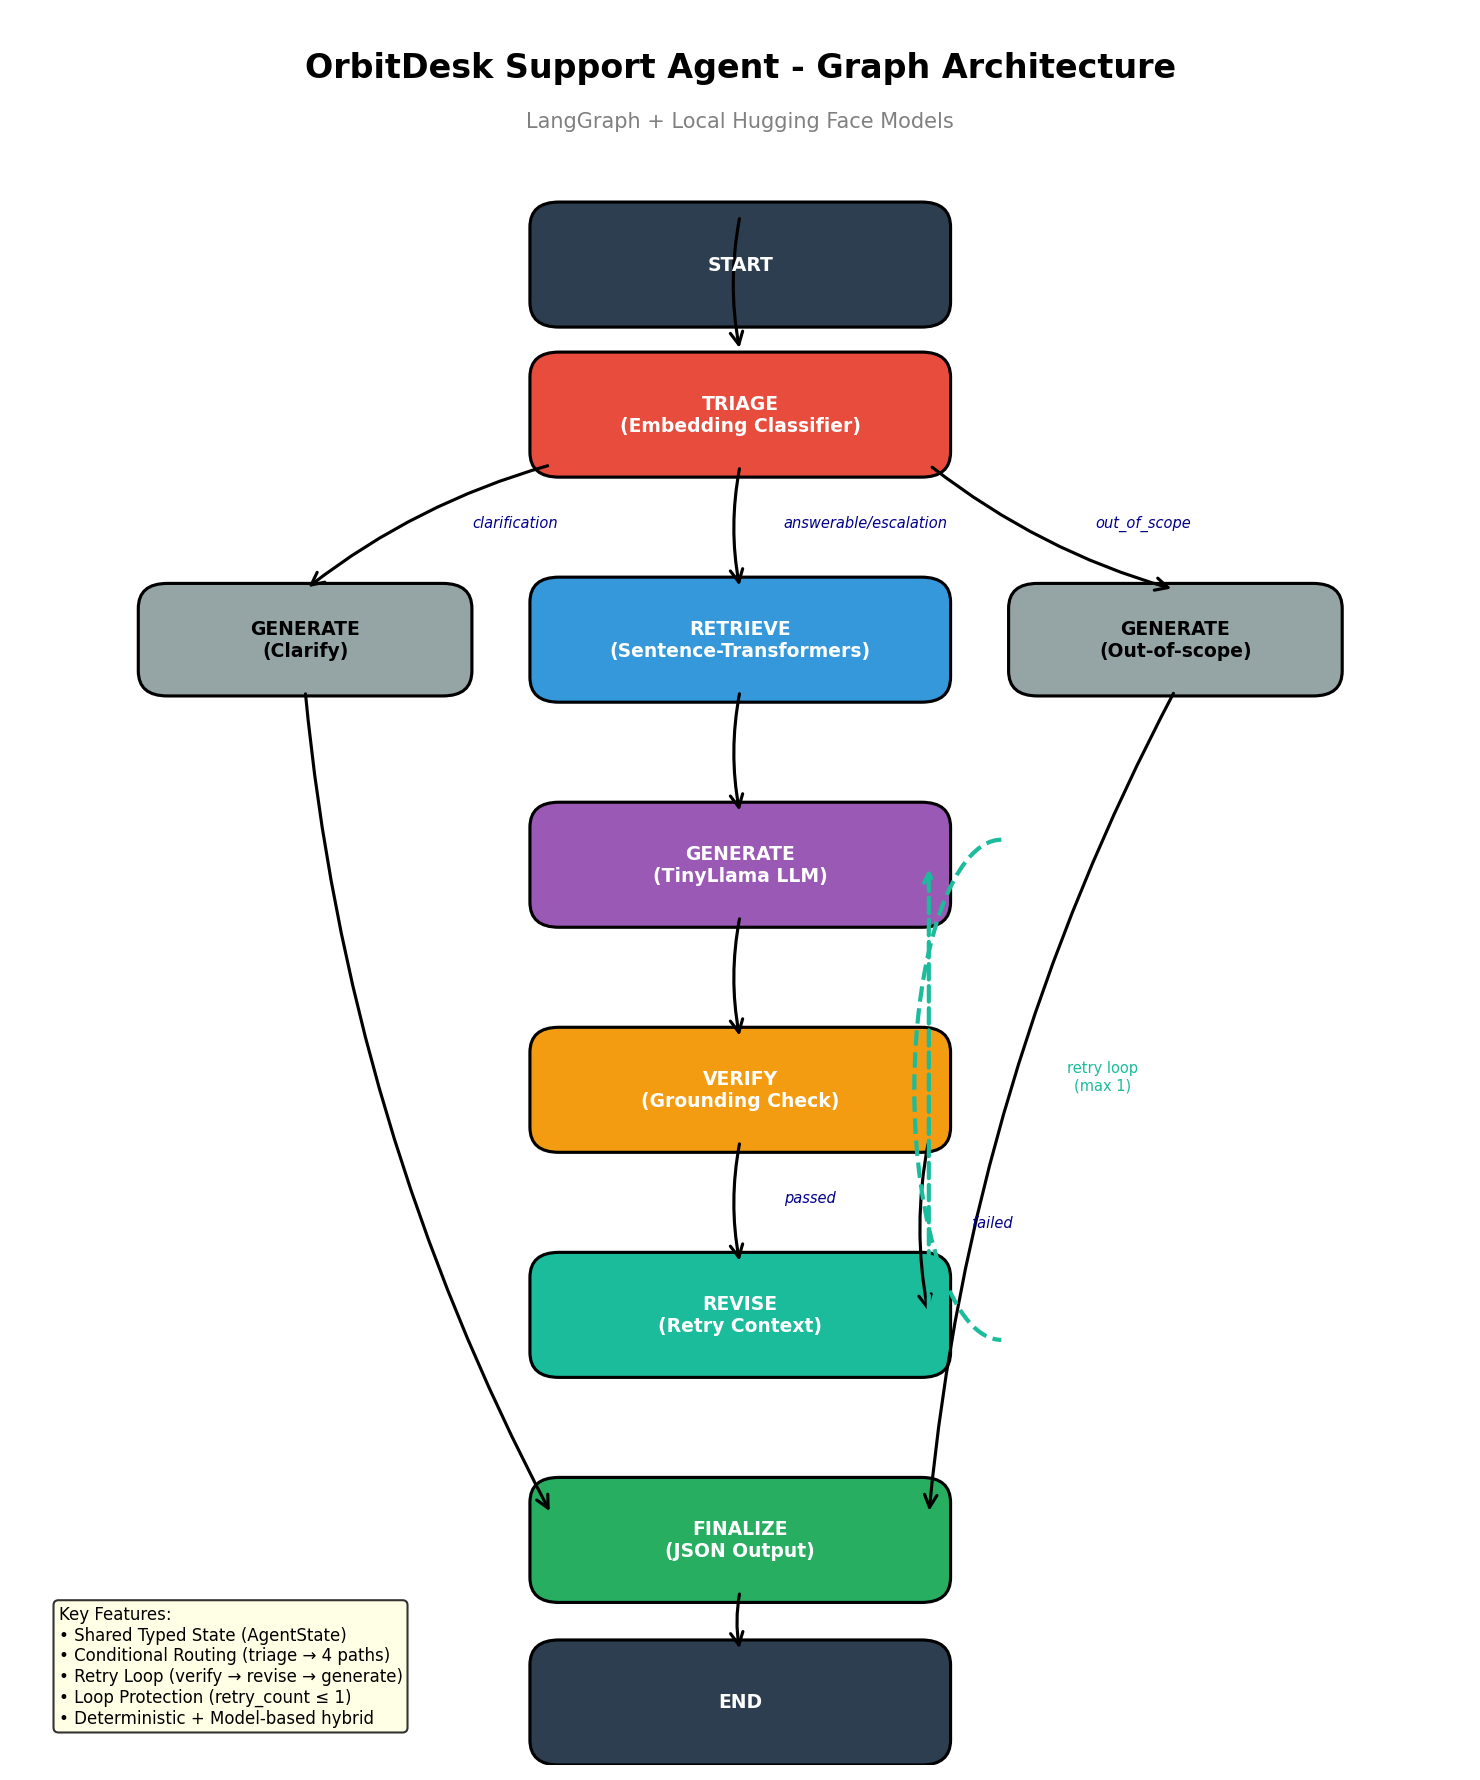

Here is the Python script that generated this plot:
"""
Generate a PNG diagram of the agent graph architecture.
Run: python graph_diagram.py
"""

import matplotlib.pyplot as plt
import matplotlib.patches as mpatches
from matplotlib.patches import FancyBboxPatch, FancyArrowPatch
import numpy as np

fig, ax = plt.subplots(1, 1, figsize=(10, 12))
ax.set_xlim(0, 10)
ax.set_ylim(0, 14)
ax.axis('off')

# Title
ax.text(5, 13.5, 'OrbitDesk Support Agent - Graph Architecture', 
        fontsize=16, fontweight='bold', ha='center')
ax.text(5, 13.1, 'LangGraph + Local Hugging Face Models', 
        fontsize=10, ha='center', color='gray')

def draw_node(ax, x, y, width, height, text, color, text_color='white'):
    box = FancyBboxPatch((x - width/2, y - height/2), width, height,
                         boxstyle="round,pad=0.05,rounding_size=0.2",
                         facecolor=color, edgecolor='black', linewidth=1.5)
    ax.add_patch(box)
    ax.text(x, y, text, ha='center', va='center', fontsize=9, 
            fontweight='bold', color=text_color, wrap=True)
    return (x, y + height/2)

def draw_arrow(ax, start, end, label=None, color='black'):
    arrow = FancyArrowPatch(start, end,
                           arrowstyle='->', mutation_scale=15,
                           color=color, linewidth=1.5,
                           connectionstyle="arc3,rad=0.1")
    ax.add_patch(arrow)
    if label:
        mid_x = (start[0] + end[0]) / 2
        mid_y = (start[1] + end[1]) / 2
        ax.text(mid_x + 0.3, mid_y, label, fontsize=7, color='darkblue', style='italic')

# Nodes (top to bottom)
nodes = [
    (5, 12.0, 'START', '#2c3e50'),
    (5, 10.8, 'TRIAGE\n(Embedding Classifier)', '#e74c3c'),
    (5, 9.0, 'RETRIEVE\n(Sentence-Transformers)', '#3498db'),
    (5, 7.2, 'GENERATE\n(TinyLlama LLM)', '#9b59b6'),
    (5, 5.4, 'VERIFY\n(Grounding Check)', '#f39c12'),
    (5, 3.6, 'REVISE\n(Retry Context)', '#1abc9c'),
    (5, 1.8, 'FINALIZE\n(JSON Output)', '#27ae60'),
    (5, 0.5, 'END', '#2c3e50'),
]

# Side nodes for conditional paths
side_nodes = [
    (2, 9.0, 'GENERATE\n(Clarify)', '#95a5a6'),
    (8, 9.0, 'GENERATE\n(Out-of-scope)', '#95a5a6'),
]

# Draw main nodes
positions = {}
for x, y, text, color in nodes:
    top = draw_node(ax, x, y, 2.8, 0.9, text, color)
    positions[text.split('\n')[0]] = (x, y)

# Draw side nodes
for x, y, text, color in side_nodes:
    draw_node(ax, x, y, 2.2, 0.8, text, color, text_color='black')

# Draw arrows
draw_arrow(ax, (5, 12.4), (5, 11.3))  # START -> TRIAGE

# TRIAGE branches
draw_arrow(ax, (5, 10.4), (5, 9.4), 'answerable/escalation')
draw_arrow(ax, (3.7, 10.4), (2, 9.4), 'clarification')
draw_arrow(ax, (6.3, 10.4), (8, 9.4), 'out_of_scope')

# Main flow
draw_arrow(ax, (5, 8.6), (5, 7.6))   # RETRIEVE -> GENERATE
draw_arrow(ax, (5, 6.8), (5, 5.8))   # GENERATE -> VERIFY

# VERIFY branches
draw_arrow(ax, (5, 5.0), (5, 4.0), 'passed')   # VERIFY -> FINALIZE
draw_arrow(ax, (6.3, 5.0), (6.3, 3.6), 'failed')  # VERIFY -> REVISE
draw_arrow(ax, (6.3, 3.6), (6.3, 7.2), 'retry')   # REVISE -> GENERATE (loop)

# Side paths to FINALIZE
draw_arrow(ax, (2, 8.6), (3.7, 2.0))   # GENERATE(clarify) -> FINALIZE
draw_arrow(ax, (8, 8.6), (6.3, 2.0))   # GENERATE(oos) -> FINALIZE

# FINALIZE -> END
draw_arrow(ax, (5, 1.4), (5, 0.9))

# Add loop-back arrow for revise (curved)
from matplotlib.patches import Arc
arc = Arc((6.8, 5.4), 1.2, 4.0, angle=0, theta1=90, theta2=270, 
          color='#1abc9c', linewidth=2, linestyle='--')
ax.add_patch(arc)
ax.annotate('', xy=(6.3, 7.2), xytext=(6.3, 3.6),
            arrowprops=dict(arrowstyle='->', color='#1abc9c', lw=2, ls='--'))
ax.text(7.5, 5.4, 'retry loop\n(max 1)', fontsize=7, color='#1abc9c', ha='center')

# Add legend box
legend_text = """Key Features:
• Shared Typed State (AgentState)
• Conditional Routing (triage → 4 paths)
• Retry Loop (verify → revise → generate)
• Loop Protection (retry_count ≤ 1)
• Deterministic + Model-based hybrid"""

ax.text(0.3, 0.3, legend_text, fontsize=8, va='bottom',
        bbox=dict(boxstyle='round', facecolor='lightyellow', alpha=0.8))

plt.tight_layout()
plt.savefig('graph_diagram.png', dpi=150, bbox_inches='tight', 
            facecolor='white', edgecolor='none')
print("✓ Graph diagram saved to graph_diagram.png")
plt.show()
